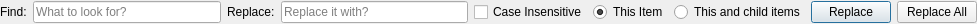
<?xml version="1.0" encoding="UTF-8"?>
<ui version="4.0">
 <class>Dialog</class>
 <widget class="QDialog" name="Dialog">
  <property name="geometry">
   <rect>
    <x>0</x>
    <y>0</y>
    <width>977</width>
    <height>24</height>
   </rect>
  </property>
  <property name="windowTitle">
   <string>Dialog</string>
  </property>
  <layout class="QHBoxLayout" name="horizontalLayout">
   <property name="leftMargin">
    <number>0</number>
   </property>
   <property name="topMargin">
    <number>0</number>
   </property>
   <property name="rightMargin">
    <number>0</number>
   </property>
   <property name="bottomMargin">
    <number>0</number>
   </property>
   <item>
    <widget class="QLabel" name="label">
     <property name="text">
      <string>Find:</string>
     </property>
    </widget>
   </item>
   <item>
    <widget class="QLineEdit" name="findLineEdit">
     <property name="placeholderText">
      <string>What to look for?</string>
     </property>
    </widget>
   </item>
   <item>
    <widget class="QLabel" name="label_2">
     <property name="text">
      <string>Replace:</string>
     </property>
    </widget>
   </item>
   <item>
    <widget class="QLineEdit" name="replaceLineEdit">
     <property name="placeholderText">
      <string>Replace it with?</string>
     </property>
    </widget>
   </item>
   <item>
    <widget class="QCheckBox" name="caseInsensitiveCheckBox">
     <property name="text">
      <string>Case Insensitive</string>
     </property>
    </widget>
   </item>
   <item>
    <widget class="QRadioButton" name="thisItemRadioButton">
     <property name="text">
      <string>This Item</string>
     </property>
     <property name="checked">
      <bool>true</bool>
     </property>
    </widget>
   </item>
   <item>
    <widget class="QRadioButton" name="thisItemAndChildItemsRadioButton">
     <property name="text">
      <string>This and child items</string>
     </property>
    </widget>
   </item>
   <item>
    <widget class="QPushButton" name="replacePushButton">
     <property name="text">
      <string>Replace</string>
     </property>
    </widget>
   </item>
   <item>
    <widget class="QPushButton" name="replaceAllPushButton">
     <property name="text">
      <string>Replace All</string>
     </property>
    </widget>
   </item>
  </layout>
 </widget>
 <resources/>
 <connections/>
</ui>
